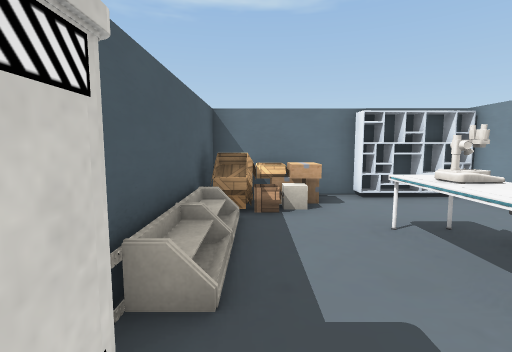
View 1 (above)

24 first-person views from a walk through a scene from a Unity 3-D project. The camera is 1.2 m above the floor, tilts 6° down and sees 85° across. The floor is counted in squares, 1 m on a side. Each view is taken from the middle of a square. On the plan, view 1 faces up. The plan holds only what a view shows up to about 13 squares ahead; the rest is blank. The place goes on beyond the plan. The player is left out. Some surface patterns are stand-ins.

View 2
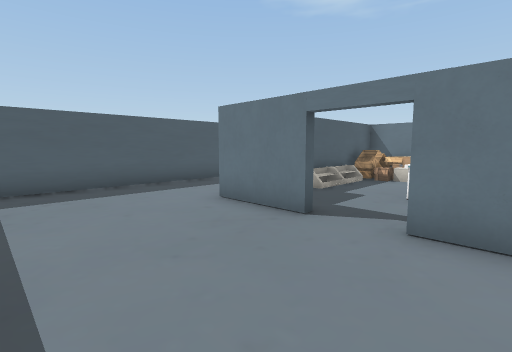

View 3
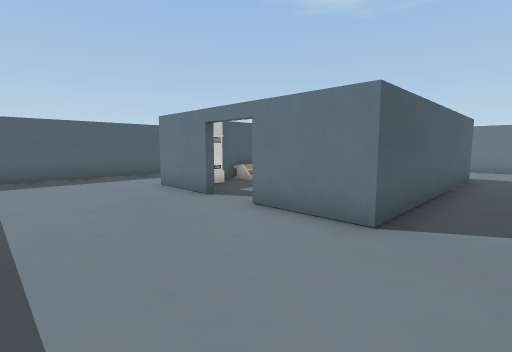

View 4
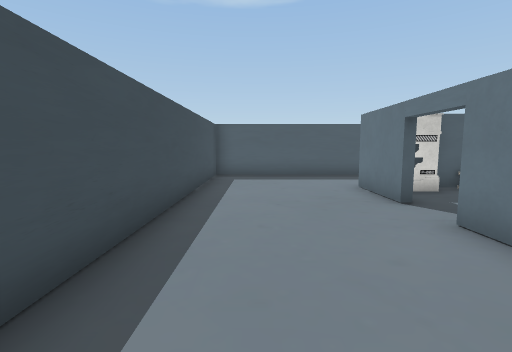

View 5
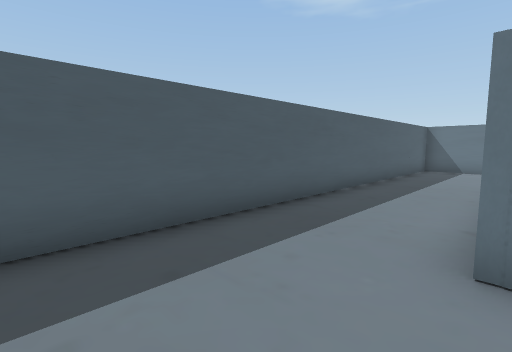

View 6
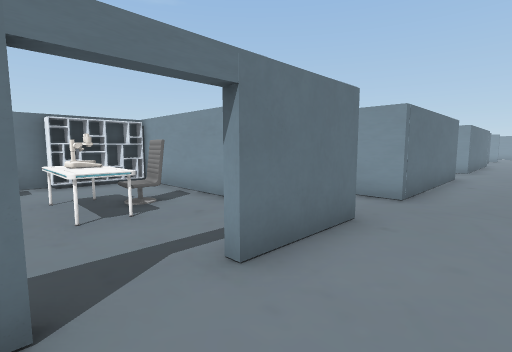

View 7
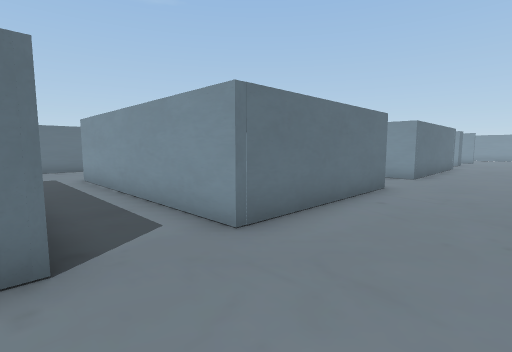

View 8
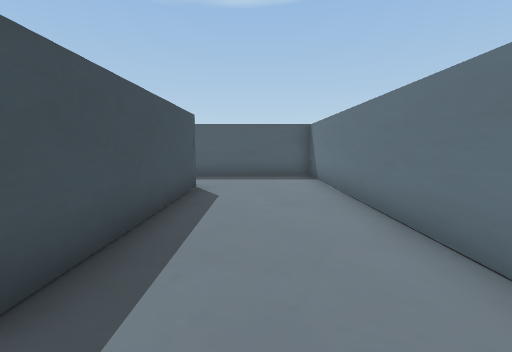

View 9
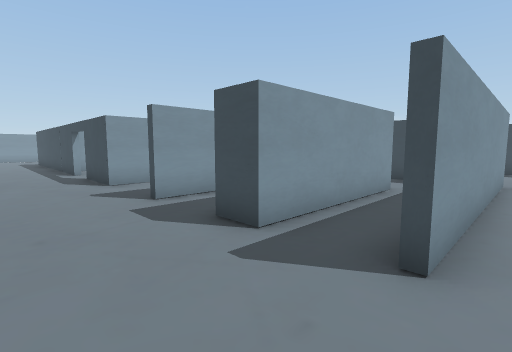

View 10
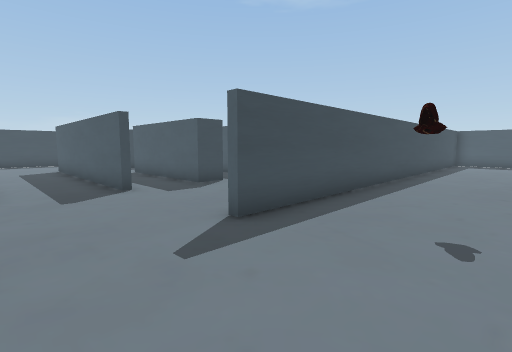

View 11
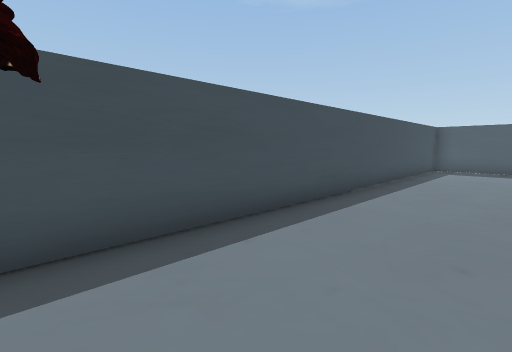

View 12
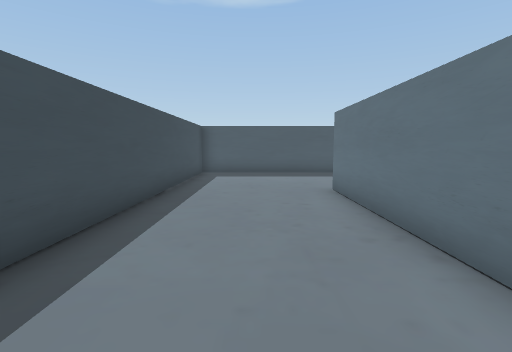

View 13
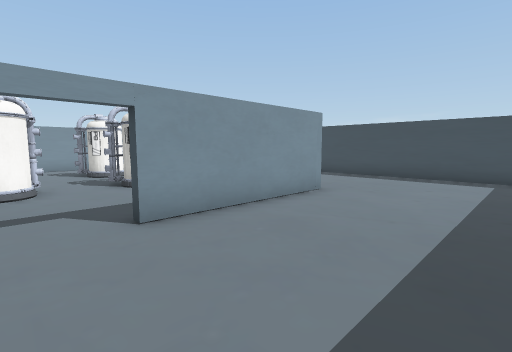

View 14
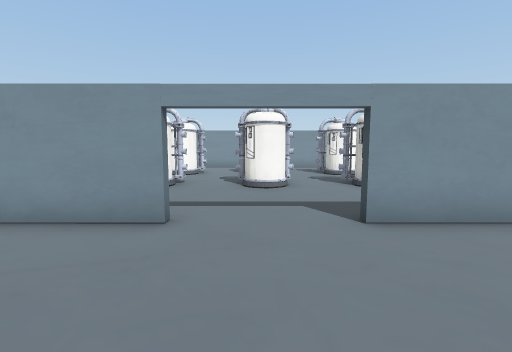

View 15
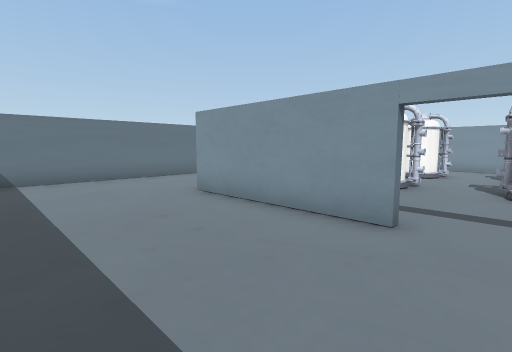

View 16
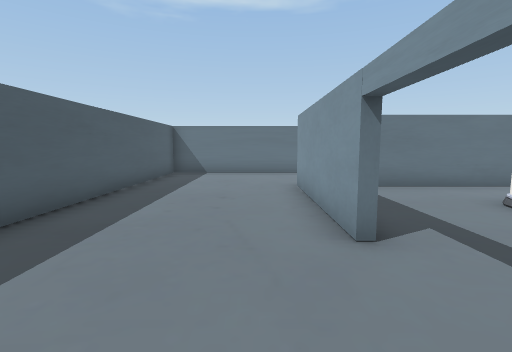

View 17
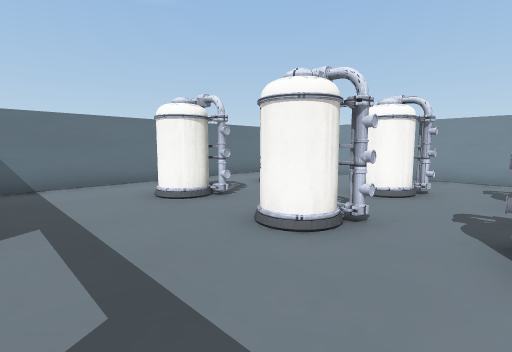

View 18
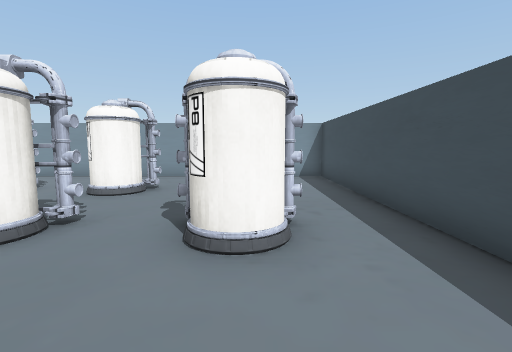

View 19
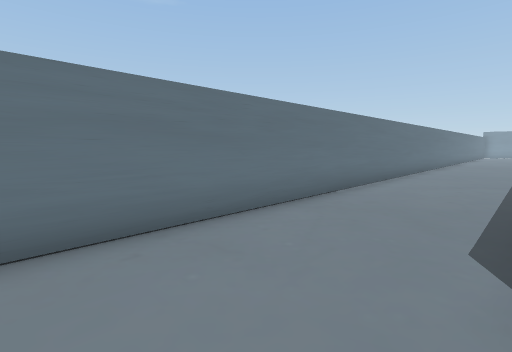

View 20
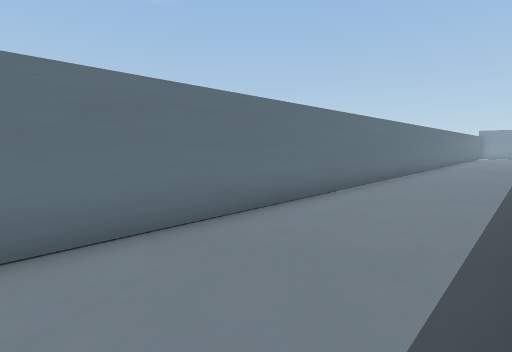

View 21
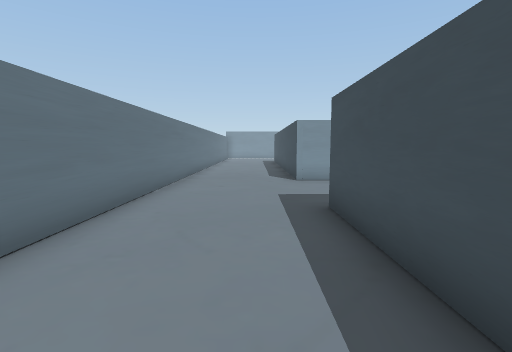

View 22
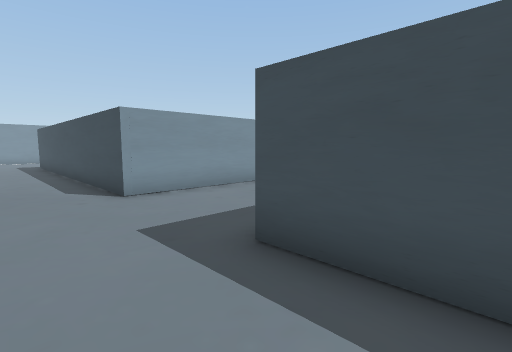

View 23
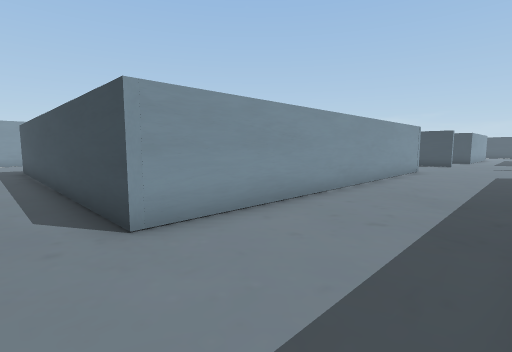

View 24
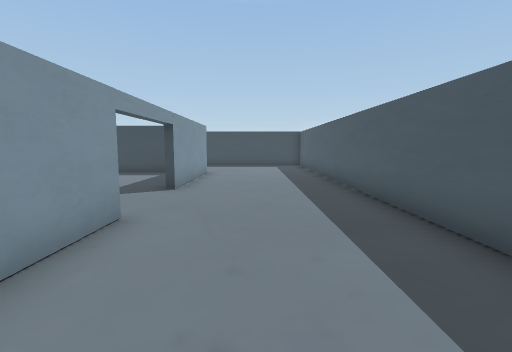

### Floor plan
Points are (right, up) in squares from view 1. A wall is a line through its corners. A room is listed if a view was taken in it or the views show most of it. See-through windows are left out.
Room 1 (views 1, 2, 3, 4, 5, 6, 7, 8, 9, 10, 11, 12, 13, 14, 15, 16, 17, 18, 19, 20, 21, 22, 23, 24)
walls: (5.9, 16.1) (0.3, 16.1) (0.3, 21.4); (8.4, 11.3) (-4.8, 11.3) (-4.8, -5.7) (5.4, -5.7); (2, 16.4) (12.2, 16.4) (12.2, 17.5); (4.5, 7.2) (5.4, 7.2) (5.4, -0.9) (2.7, -0.9); (12.2, 20.4) (12.2, 27.9); (2.5, 6.9) (-1.1, 6.9) (-1.1, 0.5); (7.9, 5.1) (7.9, 4.6); (13.3, 7.2) (13.3, -0.9) (7.6, -0.9) (7.6, 7.2); (16.9, 16.4) (16.9, 29.6) (19.6, 29.5); (13, 5.5) (13, 7.2); (-1.4, 7.2) (2.6, 7.2); (16.1, 6.5) (16.1, 7.2) (18.6, 7.2); (5.2, 2.1) (5.2, 6.9); (0.3, 24.4) (0.3, 29.6); (9.8, 1.9) (9.8, 7.2) (10.8, 7.2) (10.8, 1.9); (10.2, -0.7) (10.8, -0.7); (10.2, 29.3) (1.2, 29.3); (8.5, 29.6) (12.5, 29.6); (1.2, -0.9) (-1.4, -0.9); (19.5, -0.9) (16.1, -0.9) (16.1, 0.1); (19.5, 33.7) (-4.8, 33.7) (-4.8, 11.5) (13, 11.5)
ways out: opening at (19, 7)
objects: other object (0, 5); other object (0, 6); other object (1, 6); other object (1, 7); other object (2, 2) to (3, 4); other object (3, 7) to (4, 7); other object (4, 3); other object (4, 18) to (5, 20); other object (4, 22) to (5, 24); other object (4, 25) to (5, 27); other object (8, 19) to (9, 20); other object (8, 22) to (9, 23); other object (8, 25) to (9, 27); other object (11, 14)

Positions as (right, up) in squares from view 1, and headings:
1: (0, 0), facing up
2: (4, -5), facing up-left
3: (7, -5), facing up-left
4: (7, -4), facing left
5: (-1, -4), facing up-left
6: (1, -3), facing up-right
7: (5, -4), facing up-right
8: (7, 9), facing left
9: (7, 10), facing down-right
10: (16, 15), facing down-left
11: (11, 15), facing down-left
12: (8, 14), facing left
13: (-4, 23), facing down-right
14: (-4, 23), facing right
15: (-4, 23), facing up-right
16: (-1, 21), facing up
17: (1, 20), facing up-right
18: (1, 19), facing right
19: (-2, 30), facing up-right
20: (1, 30), facing up-right
21: (7, 31), facing right
22: (10, 32), facing down-right
23: (13, 31), facing down-right
24: (-2, 29), facing down
